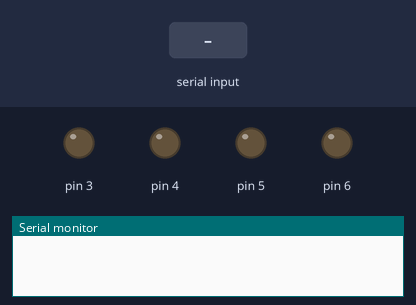
Recording of a sketch running on a simulated Arduino Uno, built with avr-gcc and run on an emulated ATmega328P. On the bench: output pins drawn as LEDs (lit = HIGH), the last lines printed to the serial monitor. Inputs (shaded band) come from the test bench.

Above: at 1.2 s.
1.3 s: "0" received over Serial
At 4.2 s:
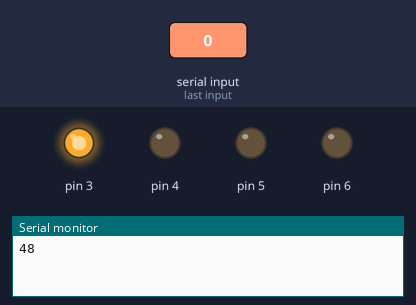
4.3 s: "1" received over Serial
At 5.4 s:
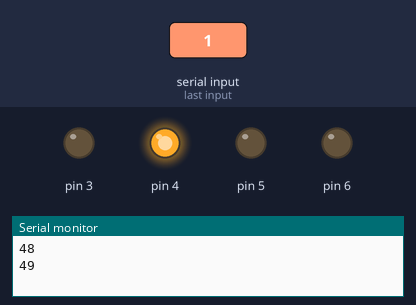
Timing chart, 0 to 13.3 s (numbered marks = the images above; inputs shaded):
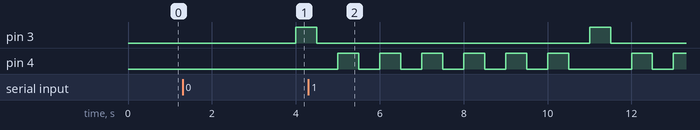

Measured:
- after the input at 1.3 s, pin 3: LOW → HIGH after 2.7 s
- after the input at 4.3 s, pin 4: goes 5 × (HIGH 0.50 s, LOW 0.50 s), HIGH 0.50 s, LOW 1.5 s, HIGH 0.50 s, LOW 0.50 s, then HIGH, starting after 0.70 s

The sketch:

sketch_jan18c.ino
```cpp
int m;
int sum = 0;
void setup() {
  // put your setup code here, to run once:
  digitalWrite(3, LOW);
  pinMode(3,OUTPUT);
  digitalWrite(4, LOW);
  pinMode(4,OUTPUT);
  digitalWrite(5, LOW);
  pinMode(5,OUTPUT);
  digitalWrite(6, LOW);
  pinMode(6,OUTPUT);

Serial.begin(9600);
}

void loop() {
  // put your main code here, to run repeatedly:
for(int j = 1; j<=4; j++){
if(Serial.available()>0){
m=Serial.read();
Serial.println(m);
}

switch(m){
  case 48:
  digitalWrite(3,HIGH);
  delay(500);
  sum = 10*sum + 3;
  digitalWrite(3,LOW);
  delay(500);
  break;
  case 49:
  digitalWrite(4,HIGH);
  delay(500);
  sum = 10*sum + 4;
  digitalWrite(4,LOW);
  delay(500);
  break;
  case 50:
  digitalWrite(5,HIGH);
  delay(500);
  sum = 10*sum + 5;
  digitalWrite(5,LOW);
  delay(500);
  break;
  case 51:
  digitalWrite(6,HIGH);
  delay(500);
  sum = 10*sum + 6;
  digitalWrite(6,LOW);
  delay(500);
  break;
  }
}


for(int i = 1; i<=4; i++){
  digitalWrite(sum%10, HIGH);
  delay(500);
  digitalWrite(sum%10, LOW);
  delay(500);
  sum = sum/10;
}

}
```
